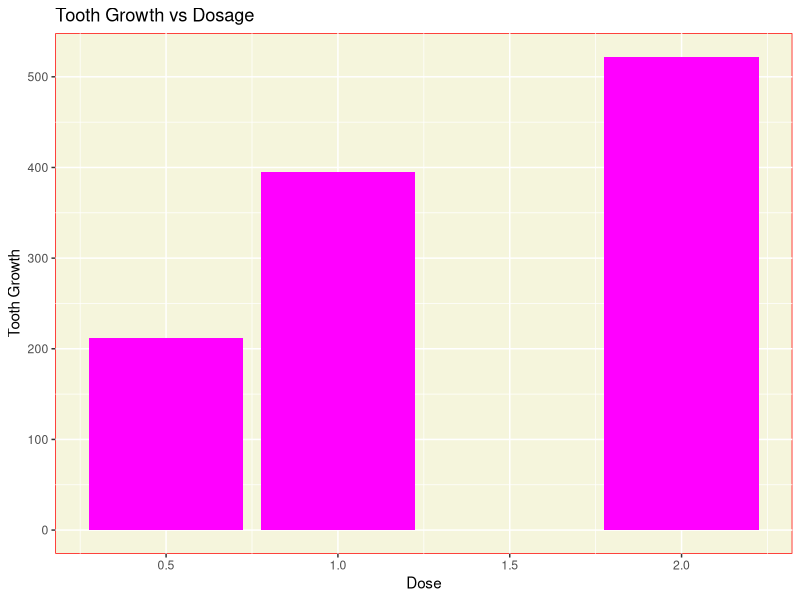
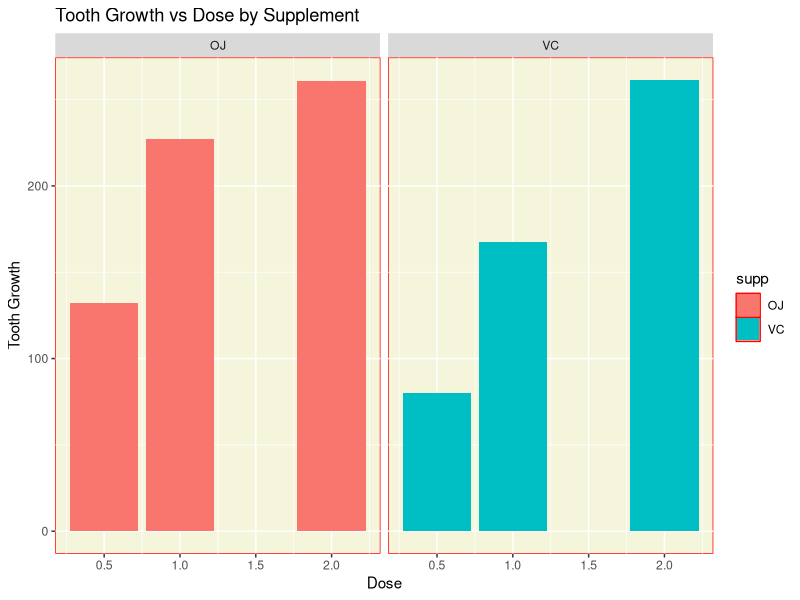
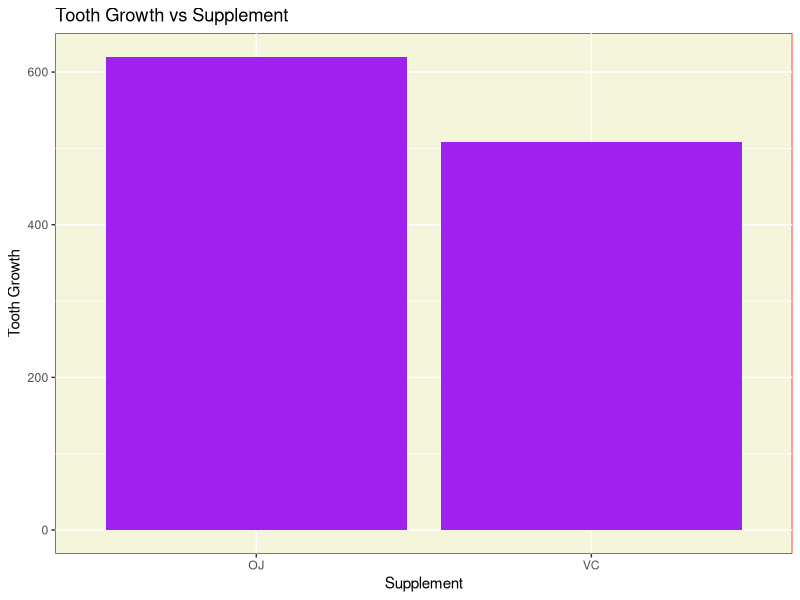
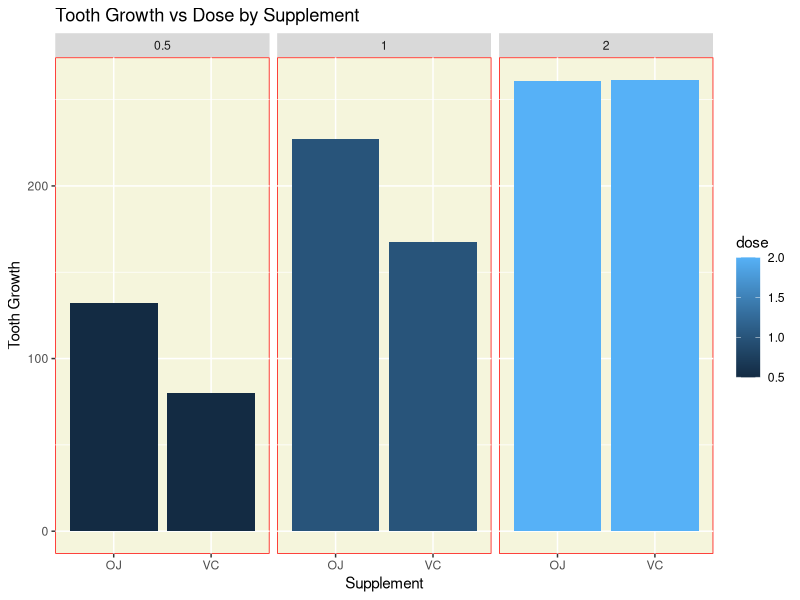

The R source for these figures, in order: (Note: this script raises an error after producing the figures.)
## ---- chunk 1
data(ToothGrowth)

library(ggplot2)

# Impact of Dosage on tooth growth
g <- ggplot(ToothGrowth, aes(dose, len), height=300, width=400)
g <- g + geom_bar(stat = "identity", fill = "magenta") + 
  labs(title = "Tooth Growth vs Dosage", 
       x = "Dose", 
       y = "Tooth Growth") + 
        theme(panel.background = element_rect(fill = 'beige', colour = 'red'))

print(g)
## ---- chunk 2
# Impact of Dosage on tooth growth split by type of supplement

g <- ggplot(ToothGrowth, aes(dose, len, fill = supp), height=300, width=400)

g <- g + geom_bar(stat = "identity") + 
  facet_grid(. ~ supp, scales = "free") +
  labs(title = "Tooth Growth vs Dose by Supplement", 
       x = "Dose", 
       y = "Tooth Growth") + 
        theme(panel.background = element_rect(fill = 'beige', colour = 'red'))

print(g)

# Impact of Supplement type on tooth growth

g <- ggplot(ToothGrowth, aes(supp, len), height=300, width=400)

g <- g + geom_bar(stat = "identity", fill = "purple") + 
  labs(title = "Tooth Growth vs Supplement", 
       x = "Supplement", 
       y = "Tooth Growth") + 
        theme(panel.background = element_rect(fill = 'beige', colour = 'red'))

print(g)

# Impact of Supplement type on tooth growth split by Dosage

g <- ggplot(ToothGrowth, aes(supp, len, fill = dose), height=300, width=400)

g <- g + geom_bar(stat = "identity") + 
  facet_grid(. ~ dose, scales = "free") +
  labs(title = "Tooth Growth vs Dose by Supplement", 
       x = "Supplement", 
       y = "Tooth Growth") + 
        theme(panel.background = element_rect(fill = 'beige', colour = 'red'))

print(g)

## ---- chunk 3
# summary of different fields and data in ToothGrowth data.
head(ToothGrowth)

str(ToothGrowth)

summary(ToothGrowth)

## ---- chunk 4
# we will first reshape the data by first grouping them into 10 sets of observations for each
# supplement method and dose levels
library(reshape2)
ToothGrowth <- cbind('subjectid' = 1:10, ToothGrowth)
wideTG <- dcast(ToothGrowth, subjectid + supp ~ dose, value.var = "len")
names(wideTG)[-(1 : 2)] <- paste("dose", names(wideTG)[-(1 : 2)], sep = "")

library(dplyr)

# calculate growth as the difference in the length between 2 and 0.5 dosages
wideTG0.5to2 <- mutate(wideTG, growth = dose2 - dose0.5)

# perform T test to validate if the mean growth rate for the two supplements are the same
# for 0.5 and 2 dosages
t.test(growth ~ supp, paired = FALSE, var.equal = FALSE, data = wideTG0.5to2)

# calculate growth as the difference in the length between 2 and 1 dosages
wideTG1to2 <- mutate(wideTG, growth = dose2 - dose1)

# perform T test to validate if the mean growth rate for the two supplements are the same
# for 1 and 2 dosages
t.test(growth ~ supp, paired = FALSE, var.equal = FALSE, data = wideTG1to2)


